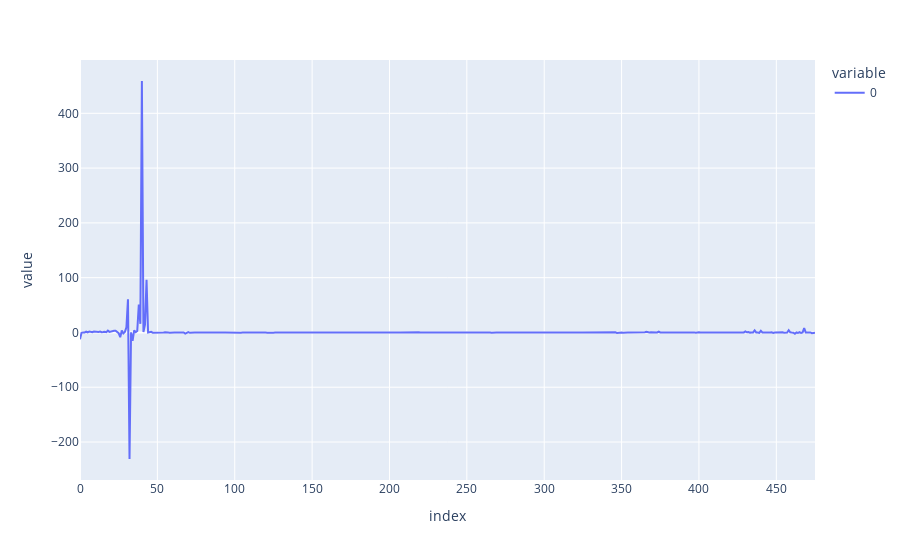

Notebook code cell kept with this figure:
### Code cell
fig = px.line(dla.cpu())
fig.show()

### Figure 1 — Plotly figure (JSON) as saved in the notebook; plotly's stock layout.template omitted (floating-point values rounded to 4 significant figures; data arrays with more than 128 entries replaced by an {"elided": "..."} marker saying what was removed)
{"data": [{"hovertemplate": "variable=0<br>index=%{x}<br>value=%{y}<extra></extra>", "legendgroup": "0", "line": {"color": "#636efa", "dash": "solid"}, "marker": {"symbol": "circle"}, "mode": "lines", "name": "0", "orientation": "v", "showlegend": true, "type": "scatter", "x": {"elided": "476 int values"}, "xaxis": "x", "y": {"elided": "476 float values"}, "yaxis": "y"}], "layout": {"legend": {"title": {"text": "variable"}, "tracegroupgap": 0}, "margin": {"t": 60}, "xaxis": {"anchor": "y", "domain": [0, 1], "title": {"text": "index"}}, "yaxis": {"anchor": "x", "domain": [0, 1], "title": {"text": "value"}}}}
